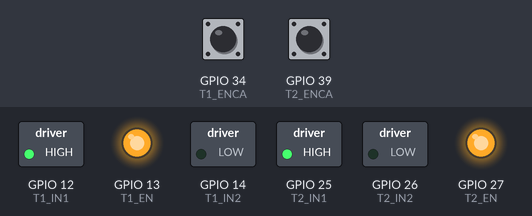
A sketch run on a simulated ESP32. Parts: switched loads named in the sketch (green lamp = pin HIGH), output pins drawn as LEDs (lit = HIGH). Inputs (shaded band) come from the test bench; at power-on: GPIO 34 (T1_ENCA) HIGH, GPIO 39 (T2_ENCA) HIGH. What the sketch prints to the serial monitor is not drawn.

Above: at 0.5 s.
At 13.1 s:
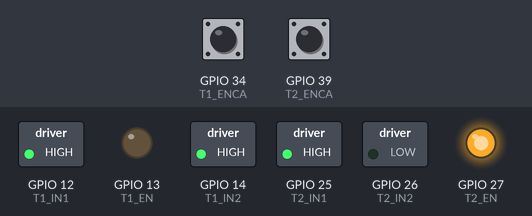
Timing chart, 0 to 23.6 s (numbered marks = the images above):
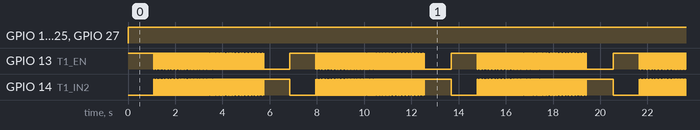

The sketch:

robotik_planar.ino
```cpp
#define T1_IN1 12
#define T1_IN2 14
#define T1_EN 13

#define T2_IN1 25
#define T2_IN2 26
#define T2_EN 27

#define T1_ENCA 34
#define T1_ENCB 15

#define T2_ENCA 39
#define T2_ENCB 4

int T1_pulse = 0;
int T2_pulse = 0;

const int freq = 50;
const int led_channel_1 = 0;
const int led_channel_2 = 1;
const int resolution = 8;
const int PPR = 620;

// Constanta for sampling time
const double dt = 0.05;
const double f = 1/dt;
volatile double pulse_count = 0;
volatile double count = 0;

// Parameter for position control
volatile double q_init = 0;
volatile double q_final = 0;
volatile double q_res = 0;
volatile double q_res_old = 0;
volatile double q_cmd = 0;
volatile double err = 0;
volatile double err_old = 0;
volatile double integral_err = 0;
volatile double duty_cycle = 0;

// PID Parameter
float kp = 5;
float kd = 1;
float ki = 2;

void isr_T1();
void isr_T2();

void IRAM_ATTR onTimerMain();

// Make timer
hw_timer_t * timer = NULL;
portMUX_TYPE timerMux = portMUX_INITIALIZER_UNLOCKED;

void setup() {
  // put your setup code here, to run once:
  Serial.begin(115200);

  // Set pinmode for T1 rotary encoder
  pinMode(T1_ENCA, INPUT_PULLUP);
  pinMode(T1_ENCB, INPUT_PULLUP);

  // Set pinmode for T1 rotary encoder
  pinMode(T2_ENCA, INPUT_PULLUP);
  pinMode(T2_ENCB, INPUT_PULLUP);

  // Set the rotary encoder interrupt
  attachInterrupt(T1_ENCA, isr_T1, CHANGE);
  attachInterrupt(T2_ENCA, isr_T2, CHANGE);

  // Set pinmode fo T1 DC motor
  pinMode(T1_IN1, OUTPUT);
  pinMode(T1_IN2, OUTPUT);


  pinMode(T2_IN1, OUTPUT);
  pinMode(T2_IN2, OUTPUT);

  ledcSetup(led_channel_1, freq, resolution);
  ledcAttachPin(T1_EN, led_channel_1);


  ledcSetup(led_channel_2, freq, resolution);
  ledcAttachPin(T2_EN, led_channel_2);

  timer = timerBegin(0, 80, true);
  timerAttachInterrupt(timer, &onTimerMain, true);
  timerAlarmWrite(timer, dt * 1000000, true);
  timerAlarmEnable(timer);
}

void loop() {
  // put your main code here, to run repeatedly:

  double deg_t1, deg_t2;
  deg_t1 = T1_pulse/PPR*360;
  deg_t2 = T2_pulse/PPR*360;
  digitalWrite(T1_EN, HIGH);
  digitalWrite(T2_EN, HIGH);
  digitalWrite(T1_IN1, HIGH);
  digitalWrite(T1_IN2, LOW);
  digitalWrite(T2_IN1, HIGH);
  digitalWrite(T2_IN2, LOW);


  Serial.println("T1 Pulse: " + String(T1_pulse));
  Serial.println("T2 Pulse: " + String(T2_pulse));
  Serial.println("T1_deg: " + String(deg_t1));
  Serial.println("T2_deg: " + String(deg_t2));
  delay(50);
}


void isr_T1(){
  if(digitalRead(T1_ENCA) && digitalRead(T1_ENCB)) T1_pulse--;
  else if(!digitalRead(T1_ENCA) && !digitalRead(T1_ENCB)) T1_pulse--;
  else if(digitalRead(T1_ENCA) && !digitalRead(T1_ENCB)) T1_pulse++;
  else if(!digitalRead(T1_ENCA) && digitalRead(T1_ENCB)) T1_pulse++;
}

void isr_T2(){
  if(digitalRead(T2_ENCA) && digitalRead(T2_ENCB)) T2_pulse--;
  else if(!digitalRead(T2_ENCA) && !digitalRead(T2_ENCB)) T2_pulse--;
  else if(digitalRead(T2_ENCA) && !digitalRead(T2_ENCB)) T2_pulse++;
  else if(!digitalRead(T2_ENCA) && digitalRead(T2_ENCB)) T2_pulse++;
}

void IRAM_ATTR onTimerMain(){
  portENTER_CRITICAL_ISR(&timerMux);

  // hitung posisi
  q_res_old = q_res;
  q_res = ((double)pulse_count/PPR)*360.0;

  //path trajectory
  if(count < f*3){
    count++;
    q_cmd = (q_final-q_init)*(double)((double)count/(double)(f*3.0)) + q_init;
  }

  err_old = err;
  err = q_cmd - q_res;
  integral_err += err*dt;
  duty_cycle = kp*err + (kd/dt)*(err - err_old) + ki*integral_err;

  //Output
  if(abs(duty_cycle) > 255){
    duty_cycle = (duty_cycle/abs(duty_cycle))*255;
  }

  if(duty_cycle > 0){
    digitalWrite(T1_IN1, HIGH);
    digitalWrite(T1_IN2, LOW);
    ledcWrite(led_channel_1, abs(duty_cycle));
  }else if(duty_cycle < 0){
    digitalWrite(T1_IN1, LOW);
    digitalWrite(T1_IN2, HIGH);
    ledcWrite(led_channel_1, abs(duty_cycle));
  }else{
    digitalWrite(T1_IN1, HIGH);
    digitalWrite(T1_IN2, HIGH);
    ledcWrite(led_channel_1, 0);
  }
}
```

Measured:
- by itself, GPIO 12 (T1_IN1), GPIO 25 (T2_IN1), GPIO 27 (T2_EN): LOW → HIGH at 0.00 s
- by itself, everything shown: repeats every 20.6 s, in 114 steps
